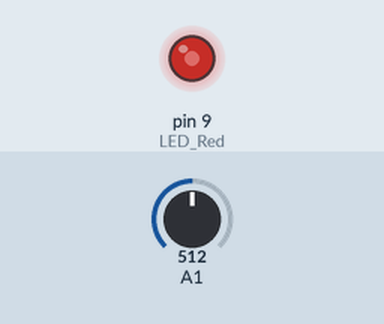
This sketch was run on a simulated Arduino Uno, built with avr-gcc and run on an emulated ATmega328P. On the bench: output pins drawn as LEDs (lit = HIGH). The test bench sets the inputs (shaded band); at power-on: A1 = 512.

Above: at 1.2 s.
1.3 s: A1 set to 306
At 1.6 s:
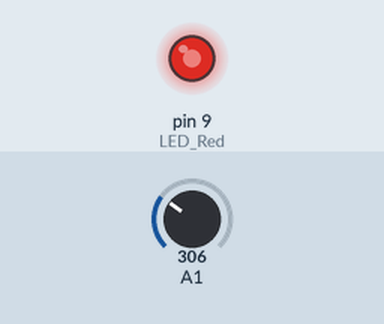
2.8 s: A1 set to 122
At 4.0 s:
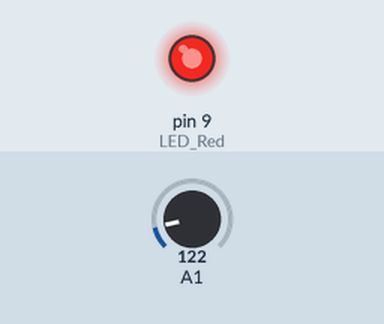
4.3 s: A1 set to 900
At 5.1 s:
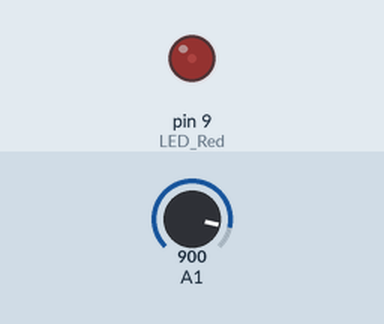
5.8 s: A1 set to 1023
At 6.3 s:
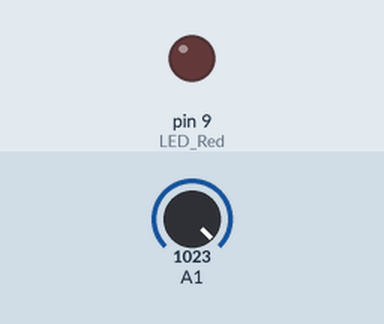
7.3 s: A1 set to 511
At 8.6 s:
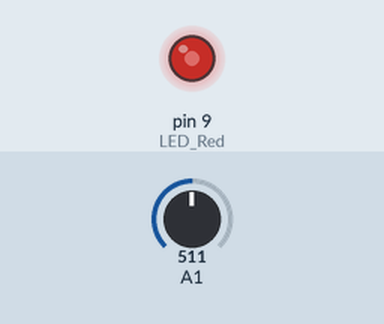
Timing chart, 0 to 9.8 s (numbered marks = the images above; inputs shaded):
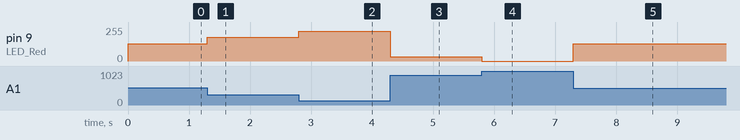

The sketch:

practice_ems_cds1.ino
```cpp
void setup() {
  // put your setup code here, to run once:
  pinMode(9, OUTPUT); // LED Red
}

void loop() {
  // put your main code here, to run repeatedly:
  int vin = analogRead(A1); // 조도센서 A1 값 읽기.
  int val = map(vin, 0, 1023, 255, 0); // ADC 값(0~1023)을 PWM 값(255~0)으로 변환
  analogWrite(9,val); // 주변이 어두어질수록 LED를 밝게 제어
                      // 조도센서 주변을 손으로 가림 -> 밝기 감소 -> 조도센서의 저항 증가 -> Vin 감소
}
```

Measured:
- after the input at 1.3 s, pin 9 (LED_Red): 128/255 → 179/255 at once
- after the input at 2.8 s, pin 9 (LED_Red): 179/255 → 225/255 at once
- after the input at 4.3 s, pin 9 (LED_Red): 225/255 → 31/255 at once
- after the input at 5.8 s, pin 9 (LED_Red): 31/255 → 0/255 at once
- after the input at 7.3 s, pin 9 (LED_Red): 0/255 → 128/255 at once
